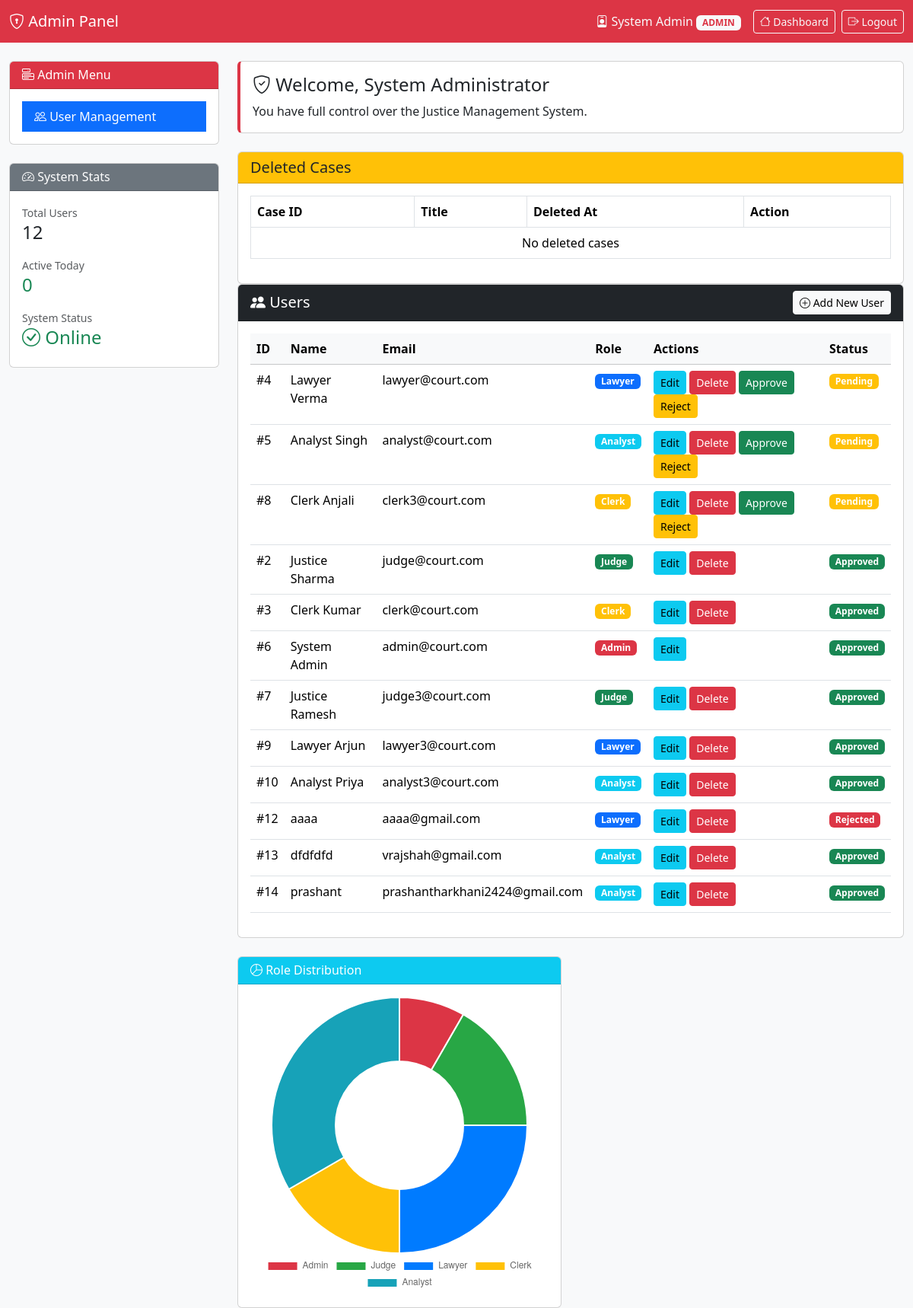
The page /admin_panel.php (signed in) on the database its author committed.
### tables this page shows
CREATE TABLE `users` (
  `user_id` int(11) NOT NULL,
  `name` varchar(100) DEFAULT NULL,
  `email` varchar(100) NOT NULL,
  `password` varchar(255) DEFAULT NULL,
  `role` enum('admin','judge','clerk','lawyer','analyst') NOT NULL DEFAULT 'clerk',
  `created_at` timestamp NOT NULL DEFAULT current_timestamp(),
  `status` enum('pending','approved','rejected') DEFAULT 'pending',
  `approved_by` int(11) DEFAULT NULL,
  `approved_at` datetime DEFAULT NULL,
  `reset_token` varchar(255) DEFAULT NULL,
  `reset_expires` datetime DEFAULT NULL
);

### admin_panel.php (the view, shortened to what this page needs)
<?php
require_once("connect.php");
$users = mysqli_query(
    $conn,
    "SELECT * FROM users ORDER BY status='pending' DESC, user_id ASC"
);
$totalUsers = mysqli_fetch_assoc(
    mysqli_query($conn,"SELECT COUNT(*) as total FROM users")
)['total'];
$today = date('Y-m-d');
$activeToday = mysqli_fetch_assoc(mysqli_query($conn,"SELECT COUNT(DISTINCT user_id) AS active_today FROM audit_logs WHERE DATE(created_at)='$today'"))['active_today'] ?? 0;
$roleCounts = ['admin'=>0,'judge'=>0,'lawyer'=>0,'clerk'=>0,'analyst'=>0];
$roleResult = mysqli_query($conn,"SELECT role,COUNT(*) as count FROM users GROUP BY role");
while($row = mysqli_fetch_assoc($roleResult)){
    $roleCounts[$row['role']] = $row['count'];
}
?>
<!DOCTYPE html>
<html lang="en">
<head>
<link href="https://cdn.jsdelivr.net/npm/bootstrap@5.3.2/dist/css/bootstrap.min.css" rel="stylesheet">
<link rel="stylesheet" href="https://cdn.jsdelivr.net/npm/bootstrap-icons@1.10.0/font/bootstrap-icons.css">
</head>
<body class="bg-light">
<nav class="navbar navbar-expand-lg navbar-dark bg-danger">
<div class="container-fluid">
    <a class="navbar-brand" href="#"><i class="bi bi-shield-lock"></i> Admin Panel</a>
    <div class="d-flex align-items-center">
        <span class="text-light me-3">
            <i class="bi bi-person-badge"></i> <?= htmlspecialchars($_SESSION['user_name']) ?>
            <span class="badge bg-light text-danger">ADMIN</span>
        </span>
        <a href="index.php" class="btn btn-sm btn-outline-light me-2"><i class="bi bi-house"></i> Dashboard</a>
        <a href="logout.php" class="btn btn-sm btn-outline-light"><i class="bi bi-box-arrow-right"></i> Logout</a>
    </div>
</div>
</nav>
<div class="container-fluid mt-4">
<div class="row">
    <div class="col-lg-3">
        <div class="card mb-4">
            <div class="card-header bg-danger text-white">
                <h6 class="mb-0"><i class="bi bi-menu-button"></i> Admin Menu</h6>
            </div>
            <div class="card-body">
                <div class="list-group list-group-flush">
                    <button class="list-group-item list-group-item-action active" data-bs-toggle="modal" data-bs-target="#addUserModal"><i class="bi bi-people"></i> User Management</button>
                </div>
            </div>
        </div>
        <div class="card">
            <div class="card-header bg-secondary text-white"><h6 class="mb-0"><i class="bi bi-speedometer2"></i> System Stats</h6></div>
            <div class="card-body">
                <div class="mb-3"><small class="text-muted">Total Users</small><h4><?= $totalUsers ?></h4></div>
                <div class="mb-3"><small class="text-muted">Active Today</small><h4 class="text-success"><?= $activeToday ?></h4></div>
                <div><small class="text-muted">System Status</small><h4 class="text-success"><i class="bi bi-check-circle"></i> Online</h4></div>
            </div>
        </div>
    </div>
    <div class="col-lg-9">
        <div class="card admin-card mb-4">
            <div class="card-body">
                <h4 class="card-title"><i class="bi bi-shield-check"></i> Welcome, System Administrator</h4>
                <p class="card-text">You have full control over the Justice Management System.</p>
            </div>
        </div>
<div class="card mt-4">
<div class="card-header bg-warning text-dark">
    <h5 class="mb-0">Deleted Cases</h5>
</div>
<div class="card-body table-responsive">
<table class="table table-bordered">
<thead>
<tr>
    <th>Case ID</th>
    <th>Title</th>
    <th>Deleted At</th>
    <th>Action</th>
</tr>
</thead>
<tbody>
<?php
$del_limit  = 5;
$del_page   = isset($_GET['del_page']) ? max(1, intval($_GET['del_page'])) : 1;
$del_offset = ($del_page - 1) * $del_limit;
$deletedCases = mysqli_query($conn,"
    SELECT * FROM cases
    WHERE is_deleted = 1
    ORDER BY deleted_at DESC
    LIMIT $del_offset, $del_limit
");
if(mysqli_num_rows($deletedCases) == 0){
    echo "<tr><td colspan='4' class='text-center'>No deleted cases</td></tr>";
}
?>
</tbody>
</table>
</div>
</div>
        <div class="card">
            <div class="card-header d-flex justify-content-between align-items-center bg-dark text-white">
                <h5 class="mb-0"><i class="bi bi-people-fill"></i> Users</h5>
                <button class="btn btn-sm btn-light" data-bs-toggle="modal" data-bs-target="#addUserModal"><i class="bi bi-plus-circle"></i> Add New User</button>
            </div>
            <div class="card-body table-responsive">
                <table class="table table-hover user-table">
                    <thead class="table-light">
                        <tr><th>ID</th><th>Name</th><th>Email</th><th>Role</th><th>Actions</th><th>Status</th></tr>
                    </thead>
                    <tbody>
                    <?php
                    mysqli_data_seek($users,0);
                    while($user=mysqli_fetch_assoc($users)):
                        $role_colors = ['admin'=>'danger','judge'=>'success','lawyer'=>'primary','clerk'=>'warning','analyst'=>'info'];
                        $color = $role_colors[$user['role']] ?? 'secondary';
                    ?>
                    <tr>
                        <td>#<?= $user['user_id'] ?></td>
                        <td><?= htmlspecialchars($user['name']) ?></td>
                        <td><?= htmlspecialchars($user['email']) ?></td>
                        <td><span class="badge bg-<?= $color ?>"><?= ucfirst($user['role']) ?></span></td>
                        <td>
                            <button class="btn btn-sm btn-info" data-bs-toggle="modal" data-bs-target="#editUserModal<?= $user['user_id'] ?>">Edit</button>
                            <?php if($user['user_id'] != $_SESSION['user_id'] && $user['role'] != 'admin'): ?>
                                    <a href="?delete=<?= $user['user_id'] ?>"
                                    class="btn btn-sm btn-danger"
                                    onclick="return confirm('Delete this user?')">
                                    Delete
                                    </a>
                            <?php endif; ?>
                            <?php if(
                                $user['status'] === 'pending' &&
                                $user['user_id'] != $_SESSION['user_id'] &&
                                $user['role'] != 'admin'
                                 ): ?>
                                <a href="?approve=<?= $user['user_id'] ?>"
                                class="btn btn-sm btn-success"
                                onclick="return confirm('Approve this user?')">
                                Approve
                                </a>
                                <a href="?reject=<?= $user['user_id'] ?>"
                                class="btn btn-sm btn-warning"
                                onclick="return confirm('Reject this user?')">
                                Reject
                                </a>
                            <?php endif; ?>
                        </td>
                        <td>
                            <?php
                                $statusColors = [
                                    'approved'=>'success',
                                    'pending'=>'warning',
                                    'rejected'=>'danger'
                                ];
                                $sColor = $statusColors[$user['status']] ?? 'secondary';
                            ?>
                            <span class="badge bg-<?= $sColor ?>">
                                <?= ucfirst($user['status']) ?>
                            </span>
                        </td>
                    </tr>
                    <?php endwhile; ?>
                    </tbody>
                </table>
            </div>
        </div>
        <div class="row mt-4">
            <div class="col-md-6">
                <div class="card">
                    <div class="card-header bg-info text-white"><h6 class="mb-0"><i class="bi bi-pie-chart"></i> Role Distribution</h6></div>
                    <div class="card-body"><canvas id="roleChart" height="200"></canvas></div>
                </div>
            </div>
        </div>
    </div>
</div>
</div>
<script>
new Chart(document.getElementById('roleChart'), {
    type: 'doughnut',
    data: {
        labels: ['Admin','Judge','Lawyer','Clerk','Analyst'],
        datasets: [{
            data: [<?= $roleCounts['admin'] ?>,<?= $roleCounts['judge'] ?>,<?= $roleCounts['lawyer'] ?>,<?= $roleCounts['clerk'] ?>,<?= $roleCounts['analyst'] ?>],
            backgroundColor: ['#dc3545','#28a745','#007bff','#ffc107','#17a2b8']
        }]
    },
    options: { responsive:true, plugins:{ legend:{ position:'bottom' } } }
});
</script>
</body>
</html>

### admin_panel.php (style rules this page uses)
.admin-card { border-left: 4px solid #dc3545; }

### rows shown on the page
users: user_id "4", name "Lawyer Verma", email "lawyer@court.com", role "Lawyer", status "Pending"
users: user_id "5", name "Analyst Singh", email "analyst@court.com", role "Analyst", status "Pending"
users: user_id "8", name "Clerk Anjali", email "clerk3@court.com", role "Clerk", status "Pending"
users: user_id "2", name "Justice Sharma", email "judge@court.com", role "Judge", status "Approved"
users: user_id "3", name "Clerk Kumar", email "clerk@court.com", role "Clerk", status "Approved"
users: user_id "6", name "System Admin", email "admin@court.com", role "Admin", status "Approved"
users: user_id "7", name "Justice Ramesh", email "judge3@court.com", role "Judge", status "Approved"
users: user_id "9", name "Lawyer Arjun", email "lawyer3@court.com", role "Lawyer", status "Approved"
users: user_id "10", name "Analyst Priya", email "analyst3@court.com", role "Analyst", status "Approved"
users: user_id "12", name "aaaa", email "aaaa@gmail.com", role "Lawyer", status "Rejected"
users: user_id "13", name "dfdfdfd", email "vrajshah@gmail.com", role "Analyst", status "Approved"
users: user_id "14", name "prashant", email "prashantharkhani2424@gmail.com", role "Analyst", status "Approved"

### other values the page prints
$_SESSION['user_name'] "System Admin"
$totalUsers "12"
$activeToday "0"
chart data {{ $roleCounts['admin'] }} 1
chart data {{ $roleCounts['judge'] }} 2
chart data {{ $roleCounts['lawyer'] }} 3
chart data {{ $roleCounts['clerk'] }} 2
